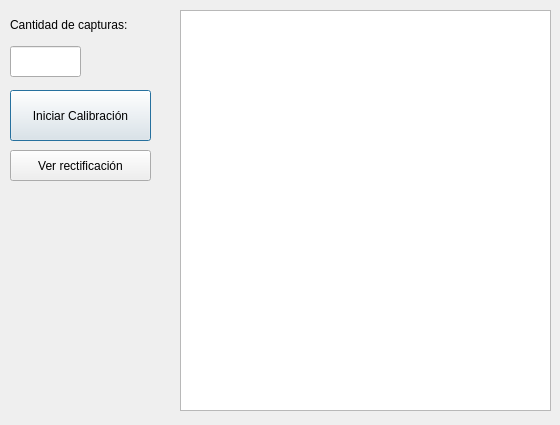
<?xml version="1.0" encoding="UTF-8"?>
<ui version="4.0">
 <class>calibrarcamaraest</class>
 <widget class="QDialog" name="calibrarcamaraest">
  <property name="geometry">
   <rect>
    <x>0</x>
    <y>0</y>
    <width>560</width>
    <height>425</height>
   </rect>
  </property>
  <property name="minimumSize">
   <size>
    <width>560</width>
    <height>425</height>
   </size>
  </property>
  <property name="maximumSize">
   <size>
    <width>560</width>
    <height>425</height>
   </size>
  </property>
  <property name="windowTitle">
   <string>Calibración y Rectificación de la Cámara</string>
  </property>
  <widget class="QPlainTextEdit" name="procedimientoCalib">
   <property name="geometry">
    <rect>
     <x>180</x>
     <y>10</y>
     <width>371</width>
     <height>401</height>
    </rect>
   </property>
   <property name="readOnly">
    <bool>true</bool>
   </property>
  </widget>
  <widget class="QPushButton" name="iniciarCalib">
   <property name="geometry">
    <rect>
     <x>10</x>
     <y>90</y>
     <width>141</width>
     <height>51</height>
    </rect>
   </property>
   <property name="text">
    <string>Iniciar Calibración</string>
   </property>
  </widget>
  <widget class="QLineEdit" name="cantCapt">
   <property name="geometry">
    <rect>
     <x>10</x>
     <y>46</y>
     <width>71</width>
     <height>31</height>
    </rect>
   </property>
  </widget>
  <widget class="QLabel" name="label">
   <property name="geometry">
    <rect>
     <x>10</x>
     <y>10</y>
     <width>171</width>
     <height>31</height>
    </rect>
   </property>
   <property name="text">
    <string>&lt;html&gt;&lt;head/&gt;&lt;body&gt;&lt;p align=&quot;justify&quot;&gt;Cantidad de capturas:&lt;/p&gt;&lt;/body&gt;&lt;/html&gt;</string>
   </property>
  </widget>
  <widget class="QPushButton" name="verrectificacion">
   <property name="geometry">
    <rect>
     <x>10</x>
     <y>150</y>
     <width>141</width>
     <height>31</height>
    </rect>
   </property>
   <property name="text">
    <string>Ver rectificación</string>
   </property>
  </widget>
 </widget>
 <resources/>
 <connections/>
</ui>
